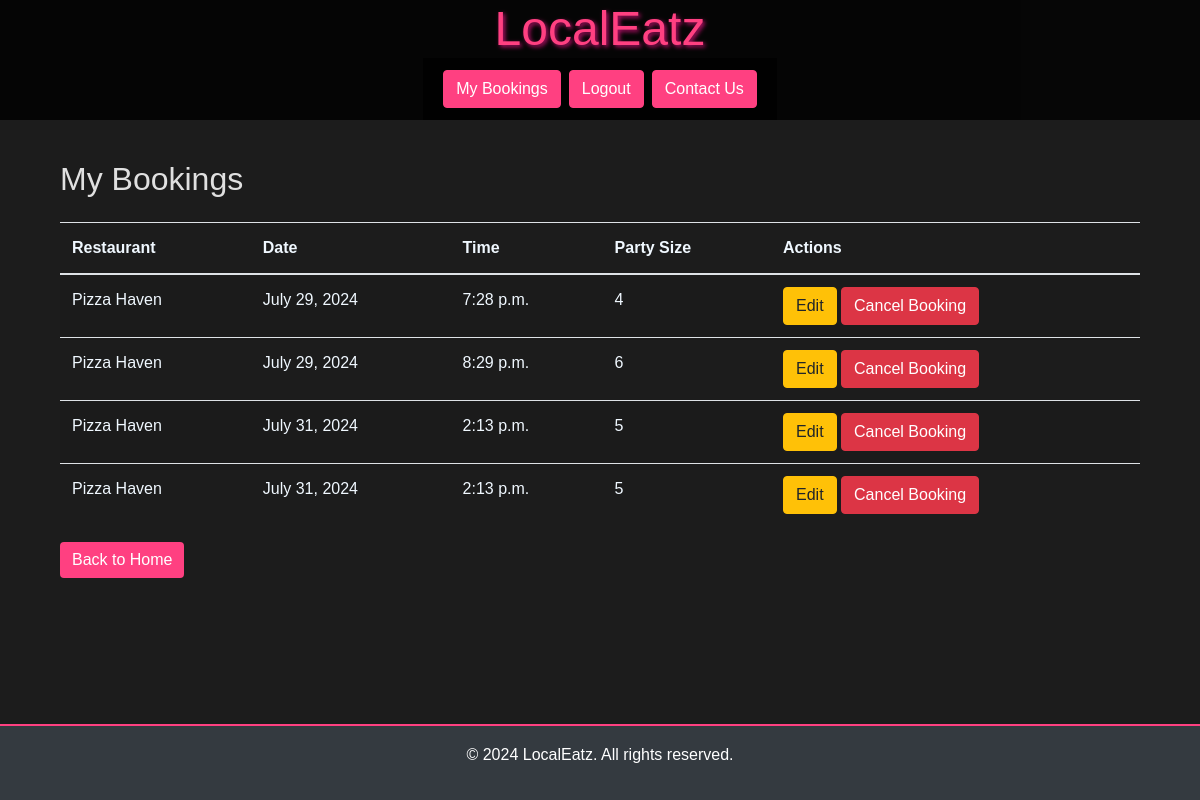
/my-bookings/ (signed in), run on an earlier commit of the app's database.
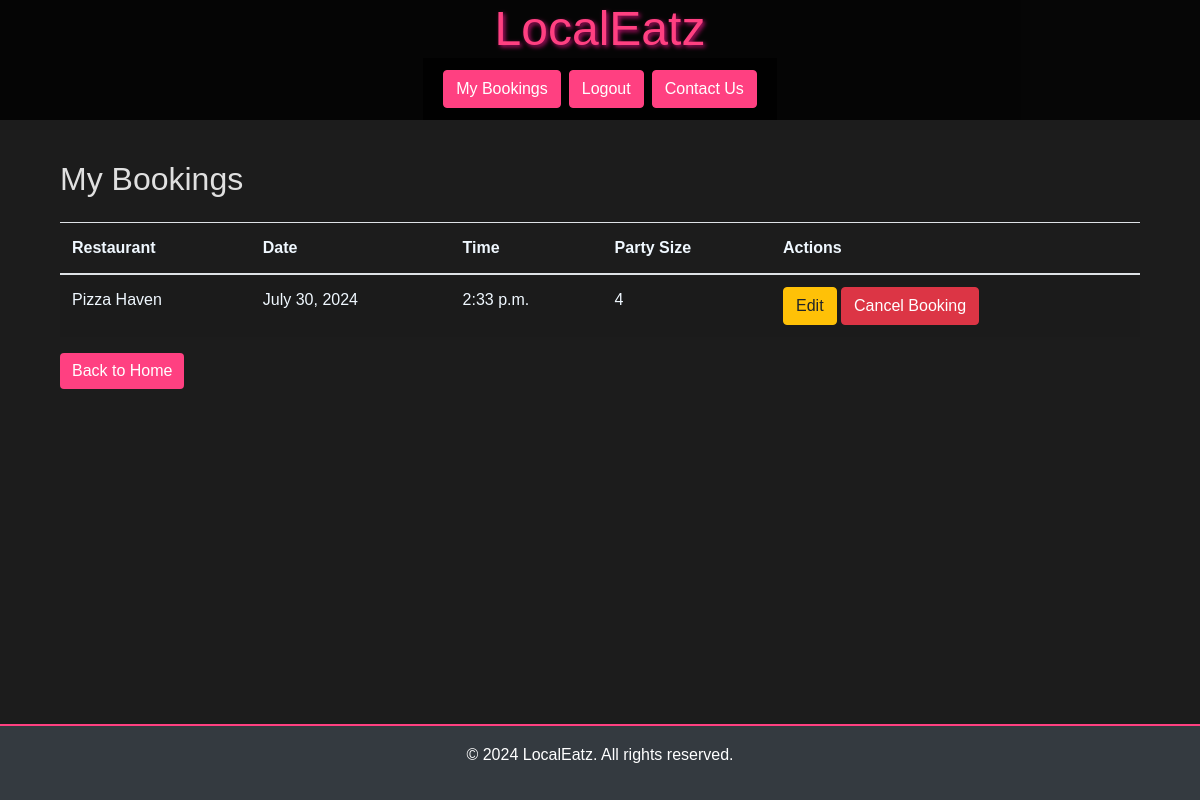
And on a later commit of the database.
### restaurants/models.py (models this page shows, shortened)
class Booking(models.Model):
    user = models.ForeignKey(User, on_delete=models.SET_NULL, null=True)
    restaurant = models.ForeignKey(Restaurant, on_delete=models.CASCADE)
    name = models.CharField(max_length=100)
    date = models.DateField()
    time = models.TimeField()
    party_size = models.PositiveIntegerField()

class Restaurant(models.Model):
    name = models.CharField(max_length=255)
    address = models.CharField(max_length=255)
    description = models.TextField(blank=True)
    max_tables = models.IntegerField(default=3)

### restaurants/views.py (the view)
# urls.py: path('my-bookings/', views.my_bookings, name='my_bookings'),
def my_bookings(request):
    user = request.user
    bookings = Booking.objects.filter(user=user)  # Filter by user
    return render(request, 'users/my_bookings.html', {'bookings': bookings})

### restaurants/templates/users/my_bookings.html (shortened to what this page needs)
{% extends 'base.html' %}
{% block content %}
<div class="container mt-5">
    <h2 class="mb-4">My Bookings</h2>
    {% if bookings %}
    <div class="table-responsive">
        <table class="table table-striped">
            <thead>
                <tr style="color: aliceblue;">
                    <th>Restaurant</th>
                    <th>Date</th>
                    <th>Time</th>
                    <th>Party Size</th>
                    <th>Actions</th>
                </tr>
            </thead>
            <tbody>
                {% for booking in bookings %}
                <tr style="color: aliceblue;">
                    <td>{{ booking.restaurant.name }}</td>
                    <td>{{ booking.date }}</td>
                    <td>{{ booking.time }}</td>
                    <td>{{ booking.party_size }}</td>
                    <td>
                        <a href="{% url 'edit_booking' booking.id %}" class="btn btn-warning">Edit</a>
                        <button data-booking-id="{{ booking.id }}" class="btn btn-danger cancel-btn">Cancel
                            Booking</button>
                    </td>
                </tr>
                {% endfor %}
            </tbody>
        </table>
        {% else %}
        <p>You have no bookings yet.</p>
        {% endif %}
        <a href="{% url 'home' %}" class="btn btn-custom">Back to Home</a>
    </div>
</div>
{% endblock %}

### restaurants/templates/base.html (shortened to what this page needs)
{% load static %}
{% url 'account_login' as login_url %}
{% url 'account_signup' as signup_url %}
{% url 'account_logout' as logout_url %}
{% url 'about' as about_url %}
<!DOCTYPE html>
<html lang="en">
<head>
    <link rel="stylesheet" href="https://stackpath.bootstrapcdn.com/bootstrap/4.5.2/css/bootstrap.min.css">
    <link rel="stylesheet" type="text/css" href="{% static 'css/styles.css' %}">
</head>
<body>
    <header class="d-flex flex-column align-items-center">
        <h1>LocalEatz</h1>
        <nav class="navbar navbar-expand-lg navbar-dark" style="background-color: rgba(0, 0, 0, 0.8);">
            <div class="collapse navbar-collapse justify-content-center" id="navbarNav">
                <ul class="navbar-nav">
                    {% if user.is_authenticated %}
                    <li class="nav-item">
                        <a class="btn btn-primary m-1" href="{% url 'my_bookings' %}">My Bookings</a>
                    </li>
                    <li class="nav-item">
                        <a class="btn btn-primary m-1" href="{% url 'account_logout' %}">Logout</a>
                    </li>
                    <li class="nav-item">
                        <a class="btn btn-primary m-1" href="{% url 'about' %}">Contact Us</a>
                    </li>
                    {% endif %}
                </ul>
            </div>
        </nav>
    </header>
    <main class="container mt-5">
        {% block content %}
        {% endblock %}
    </main>
    <footer class="bg-dark text-center text-white py-3">
        <p>&copy; 2024 LocalEatz. All rights reserved.</p>
    </footer>
</body>
</html>

### static/css/styles.css (style rules this page uses)
* { margin: 0; padding: 0; box-sizing: border-box; }
body { font-family: 'Arial', sans-serif; background: #1c1c1c; color: #e0e0e0; line-height: 1.6; padding: 0; margin: 0; }
header { background: rgba(0, 0, 0, 0.8); color: #ff4081; text-align: center; position: fixed; width: 100%; top: 0; left: 0; z-index: 1000; }
header h1 { font-size: 2rem; margin: 0; text-shadow: 2px 2px 4px rgba(255, 20, 147, 0.7); }
.btn-primary { background-color: #ff4081; color: #fff; border-radius: 4px; border-color: #ff4081; }
.btn-custom { background-color: #ff4081; color: #fff; border: none; }
main { padding: 4rem 1rem 1rem; margin-top: 4rem; }
footer { background: rgba(0, 0, 0, 0.8); color: #ff4081; padding: 1rem; text-align: center; position: fixed; height: min-content; width: 100%; bottom: 0; left: 0; z-index: 1000; border-top: 2px solid #ff4081; }
@media (min-width: 600px) { header h1 { font-size: 2.2rem; } }
@media (min-width: 768px) { header h1 { font-size: 2.5rem; } }
@media (min-width: 1024px) { header h1 { font-size: 3rem; } }

What changed in the data, as far as the page shows it:
removed Booking: restaurant.name "Pizza Haven", date "July 29, 2024", time "7:28 p.m.", party_size "4"
removed Booking: restaurant.name "Pizza Haven", date "July 29, 2024", time "8:29 p.m.", party_size "6"
removed Booking: restaurant.name "Pizza Haven", date "July 31, 2024", time "2:13 p.m.", party_size "5"
removed Booking: restaurant.name "Pizza Haven", date "July 31, 2024", time "2:13 p.m.", party_size "5"
added Booking: restaurant.name "Pizza Haven", date "July 30, 2024", time "2:33 p.m.", party_size "4"
